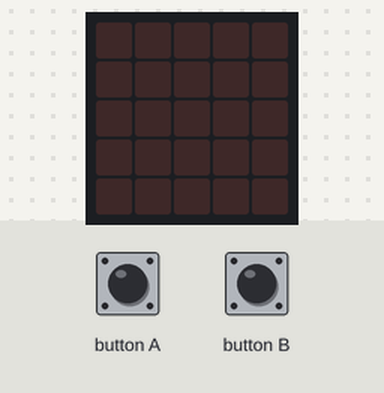
A program run on a simulated Calliope mini (MakeCode). On the bench: the board's 5×5 LED display. The inputs (shaded band) are chosen by the test bench. Dim RGB values are drawn brighter than linear.

Above: at 1.2 s.
1.3 s: button A pressed for 0.15 s
At 1.65 s:
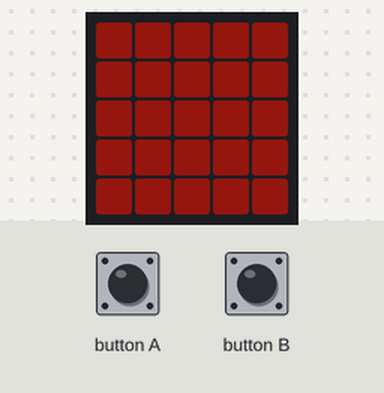
At 7.2 s:
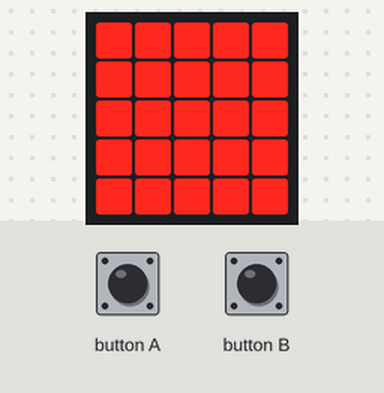
Timing chart, 0 to 8.7 s (numbered marks = the images above; inputs shaded):
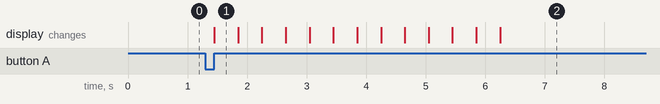

The program:

main.ts
```typescript
let Helligkeit = 0
function Licht_aus () {
    if (Helligkeit >= 250) {
        for (let index = 0; index < 13; index++) {
            Helligkeit = Helligkeit - 20
            led.setBrightness(Helligkeit)
            basic.pause(1000)
        }
    }
}
input.onButtonPressed(Button.A, function () {
    Licht_an()
})
function Licht_an () {
    if (Helligkeit <= 20) {
        for (let index = 0; index < 13; index++) {
            Helligkeit += 20
            led.setBrightness(Helligkeit)
            basic.showLeds(`
                # # # # #
                # # # # #
                # # # # #
                # # # # #
                # # # # #
                `)
        }
    }
}
input.onButtonPressed(Button.B, function () {
    Licht_aus()
})
```

test.ts
```typescript
// Hier kann man Tests durchführen; diese Datei wird nicht kompiliert, wenn dieses Paket als Erweiterung verwendet wird.
```

Measured:
- after the input at 1.3 s, the display: changes after 0.15 s (image 1)
- what the display in image 1 shows lasts 0.4 s, from 1.5 s to 1.9 s
